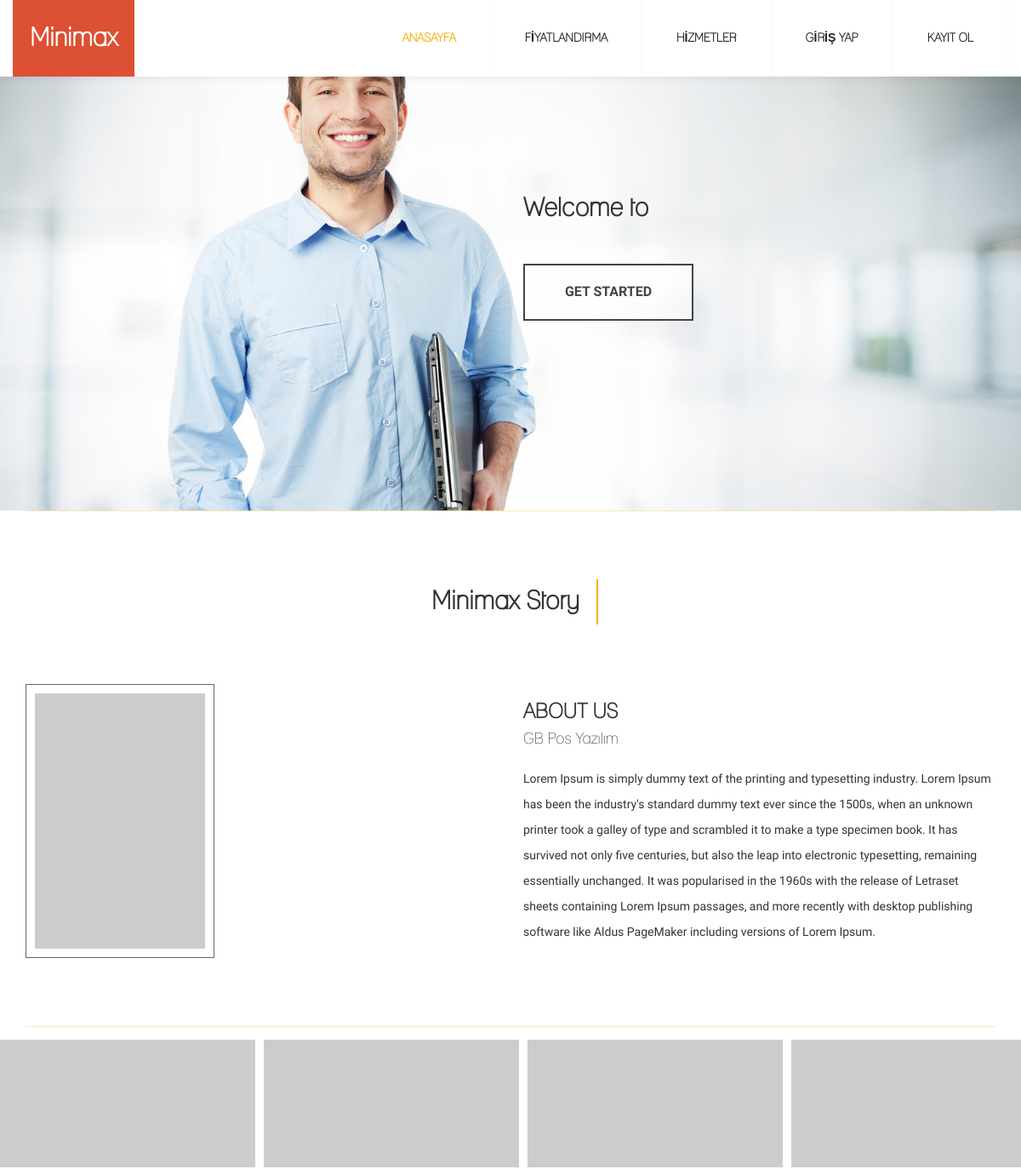
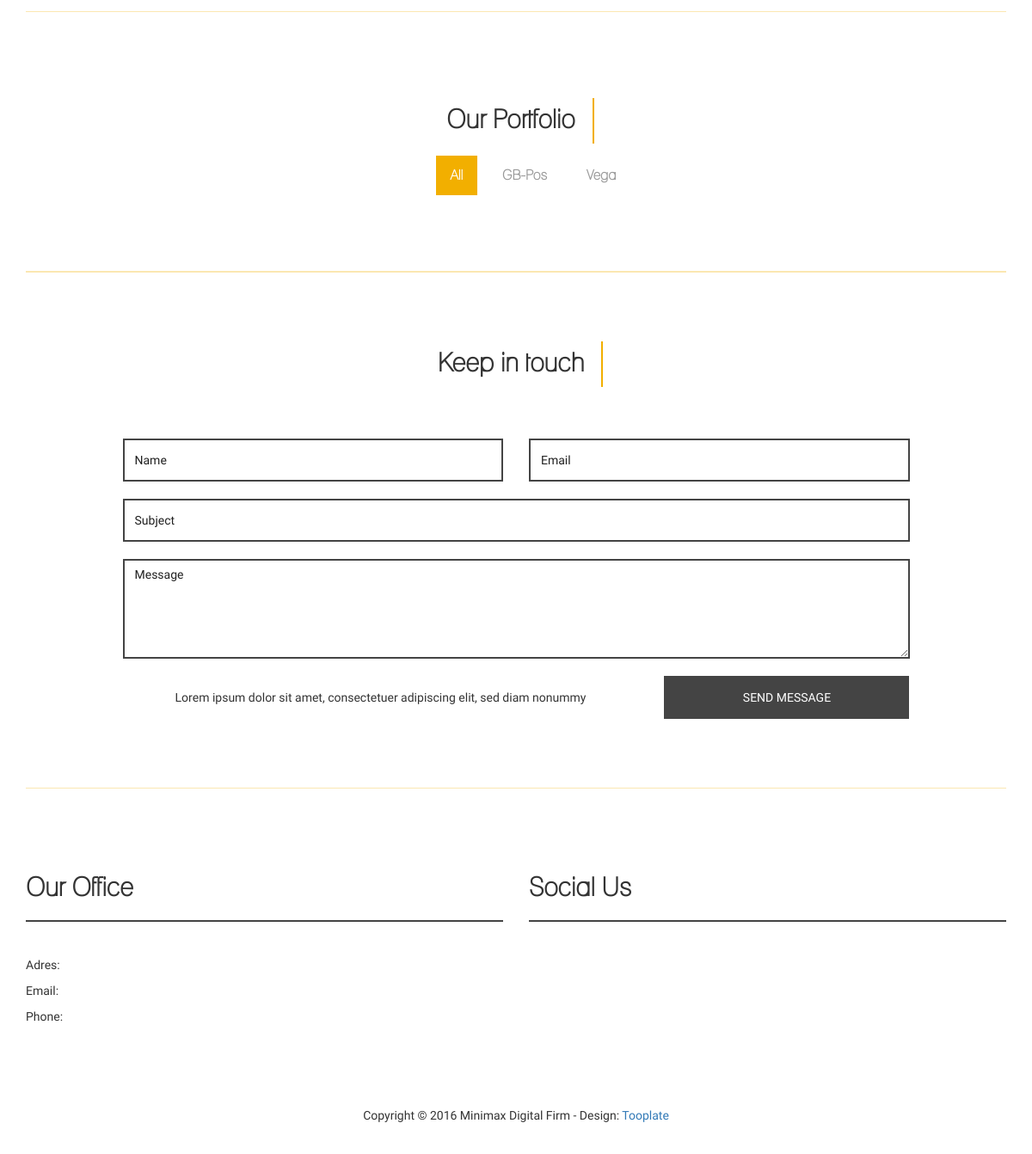
The page / on the database its author committed (2 pictures, top to bottom).
### home/models.py (models this page shows, shortened)
class About(models.Model):
    company = models.CharField(max_length=30)
    content = models.TextField()
    about_image = models.CharField(max_length=250)

class Reference(models.Model):
    name = models.CharField(max_length=30)
    image = models.TextField(max_length=250)

class GalleryType(models.Model):
    name = models.CharField(max_length=30, unique=True)

### home/views.py (the view)
# urls.py: path('', views.index, name='index'),
def index(request):
    abouts = About.objects.first()
    galeri_names = GalleryType.objects.all()
    galeris = Gallery.objects.filter(is_active=True)
    category= Gallery.objects.filter(is_active=True)
    references = Reference.objects.all()
    return render(request, 'index.html', {'abouts': abouts, 'name': galeri_names, 'galeris': galeris, 'category': category, 'reference': references })

### qr/context_processors.py (called while the page is built)
def site_info(request):
    return {
        'NUMBER': config.NUMBER,
        'EMAIL': config.EMAIL,
        'FACEBOOK': config.FACEBOOK,
        'TWITTER': config.TWITTER,
        'ADDRESS': config.ADDRESS,
        'INSTAGRAM': config.INSTAGRAM,
        'SITENAME': config.SITENAME,
        'CONTEXT': config.CONTEXT,
        'SLOGAN': config.SLOGAN,
    }

### home/templates/index.html
{% extends 'layout.html' %}
{% load static %}
{% block content %}
{% include 'partials/_homesec.html' %}
{% include 'partials/_divider.html' %}
{% include 'partials/_about.html' %}
{% include 'partials/_divider.html' %}
{% include 'partials/_referance.html' %}
{% include 'partials/_divider.html' %}
{% include 'partials/_portfolio.html' %}
{% include 'partials/_divider.html' %}
{% include 'partials/_divider.html' %}
{% include 'partials/_contact.html' %}
{% include 'partials/_divider.html' %}
{% endblock %}

### home/templates/partials/_about.html
{% load static %}
<div id="about">
	<div class="container">
		<div class="row">
			<div class="col-md-12 col-sm-12">
				<h2>Minimax Story</h2>
			</div>
			<div class="col-md-6 col-sm-6">
				<img src="{{ abouts.about_image }}">
			</div>
			<div class="col-md-6 col-sm-6">
				<h3>ABOUT US</h3>
				<h4>{{ abouts.company }}</h4>
				<p>{{ abouts.content }}</p>
			</div>
		</div>
	</div>
</div>

### home/templates/partials/_referance.html
{% load static %}
<div class="slider-container">
  <div class="slider">
    {% for references in reference %}
						<a href="images/portfolio-img1.jpg" data-lightbox-gallery="portfolio-gallery" class="me-1"><img src="{{ references.image }}" alt="portfolio img"></a>
		{% endfor %}
  </div>
</div>

### home/templates/partials/_portfolio.html (shortened to what this page needs)
{% load static %}
<div id="portfolio">
	<div class="container">
		<div class="row">
			<div class="col-md-12 col-sm-12">
				<div class="title">
					<h2>Our Portfolio</h2>
				</div>
				<div class="iso-section">
					<ul class="filter-wrapper clearfix">
                   		 <li><a href="#" data-filter="*" class="selected opc-main-bg">All</a></li>
                   		 {% for names in name %}
                    		<li><a href="#" class="opc-main-bg" data-filter=".{{ names.name }}">{{ names.name }}</a></li>
						 {% endfor %}
               		</ul>
				</div>
			</div>
		</div>
	</div>
</div>

### home/static/css/style.css (style rules this page uses)
body { background: #fff; font-family: 'lane_-_narrowregular', sans-serif; line-height: 30px; }
h1, p { font-family: 'Raleway', sans-serif; font-weight: 400; }
h2,h3 { font-weight: bold; }
img { max-width: 100%; height: auto; transition: all 0.3s ease-in; }
#about { padding-top: 60px; padding-bottom: 80px; }
#about h2 { border-right: 2px solid #f2af00; display: inline-block; padding: 10px 20px 10px 10px; }
#about .col-md-12 { text-align: center; padding-bottom: 60px; }
#about img { border: 1px solid #666; padding: 10px; }
#about h4 { padding-bottom: 10px; }
#portfolio { text-align: center; padding-top: 80px; padding-bottom: 60px; }
#portfolio h2 { border-right: 2px solid #f2af00; display: inline-block; padding: 10px 20px 10px 10px; }
.filter-wrapper { width: 100%; margin: 0 0 24px 0; overflow: hidden; text-align: center; }
.filter-wrapper li { display: inline-block; margin: 4px; }
.filter-wrapper li a { color: #999999; font-size: 16px; font-family: 'lane_-_narrowregular', sans-serif; font-weight: bold; padding: 8px 17px; display: block; text-decoration: none; transition: all 0.4s ease-in-out; -webkit-transition: all 0.4s ease-in-out; -moz-transition: all 0.4s ease-in-out; -ms-transition: all 0.4s ease-in-out; }
.filter-wrapper li a.selected, .filter-wrapper li a:focus, .filter-wrapper li a:hover { background: #f2af00; border-color: transparent; color: #ffffff; }

### home/static/css/reference.css (style rules this page uses)
.slider-container { width: 100%; max-width: 1200px; overflow: hidden; margin: 15px auto; }
.slider { width: 12000px; display: flex; animation: slider 15s linear infinite; }
.slider img { width: 300px; height: 150px; margin-right: 10px; }

### rows shown on the page
About: company "GB Pos Yazılım", content "Lorem Ipsum is simply dummy text of the printing and typesetting industry. Lorem Ipsum has been the industry's standard dummy text ever since the 1500s, when an unknown printer took a galley of type and scrambled it to make a type specimen book. It has survived not only five centuries, but also the leap into electronic typesetting, remaining essentially unchanged. It was popularised in the 1960s with the release of Letraset sheets containing Lorem Ipsum passages, and more recently with desktop publishing software like Aldus PageMaker including versions of Lorem Ipsum."
GalleryType: name "GB-Pos"
GalleryType: name "Vega"
